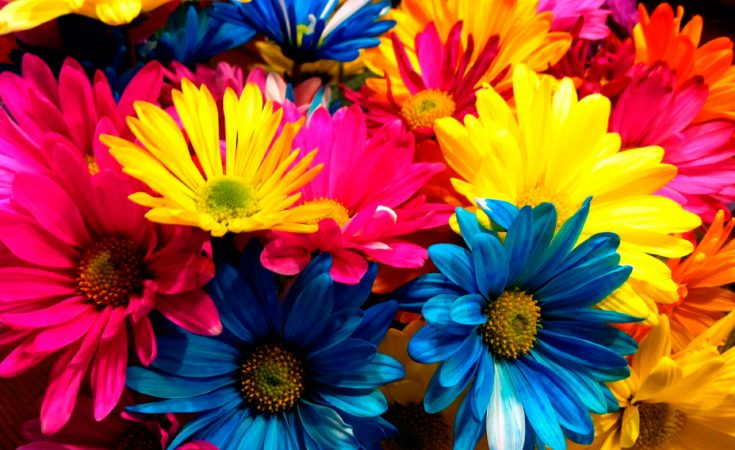
#> input picture images/flores.jpg, 735 x 450 px
$ python crop.py
#> lines starting #> are read from the running program, lines starting #| are printed output that depends on the picture
from PIL import Image

if __name__ == "__main__":
    try:
        image = Image.open('images/flores.jpg')
#> image is the input picture: PIL image 735x450 RGB; mean R, G, B 146.1, 75.8, 57.3

        ###crop se require 4 int en una tupla (left, upper, right, lower)
        cropped = image.crop((200,100,400,300))
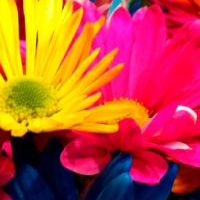
#> cropped: PIL image 200x200 RGB; mean R, G, B 190, 75.5, 52.8
        cropped.show()
        cropped.save('images/flor.jpg')
        #image.show()
    except FileNotFoundError as error:
        print("El archivo no se encuentra :( !")
